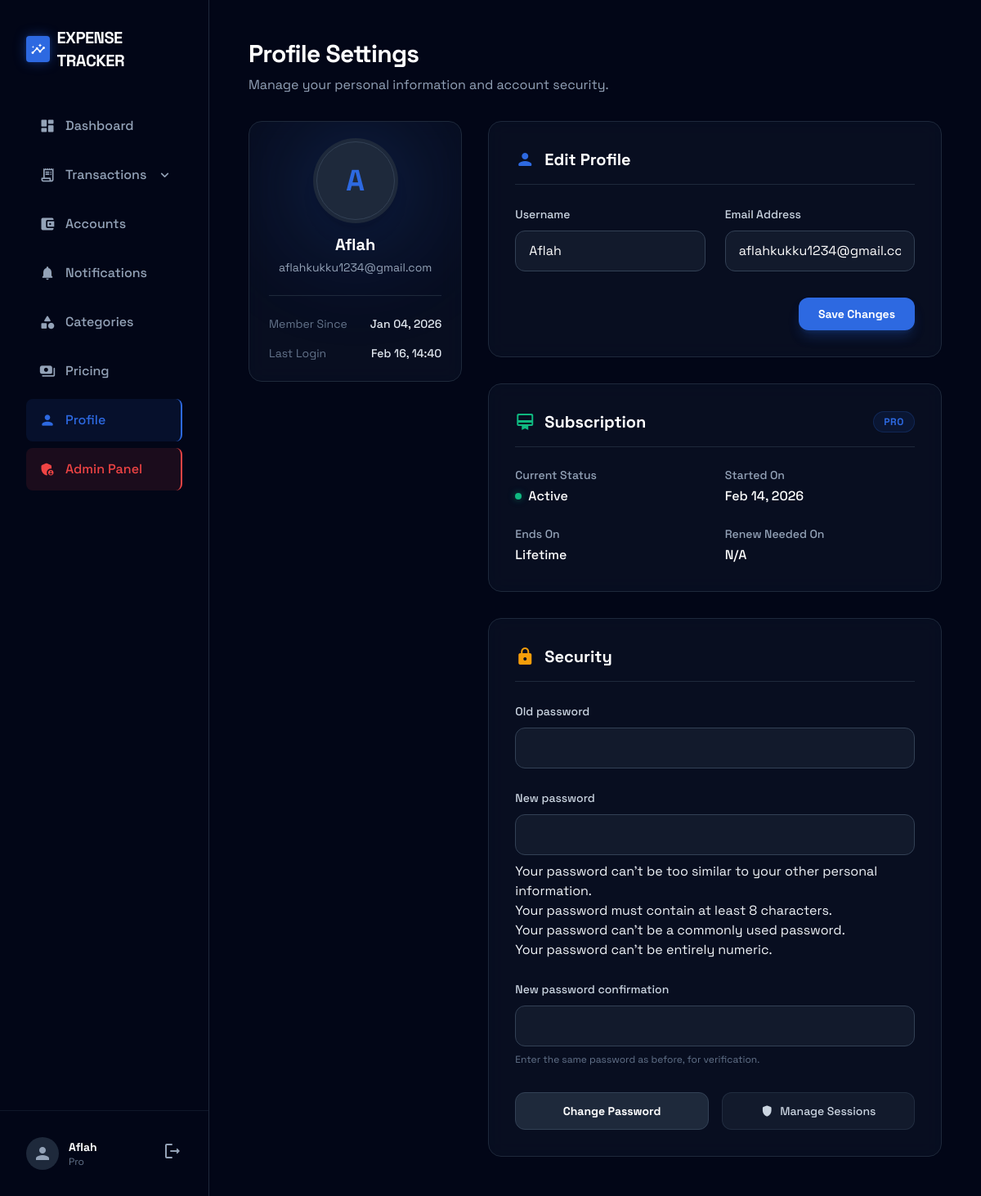
Page /users/profile/ (signed in) on the earlier database version.
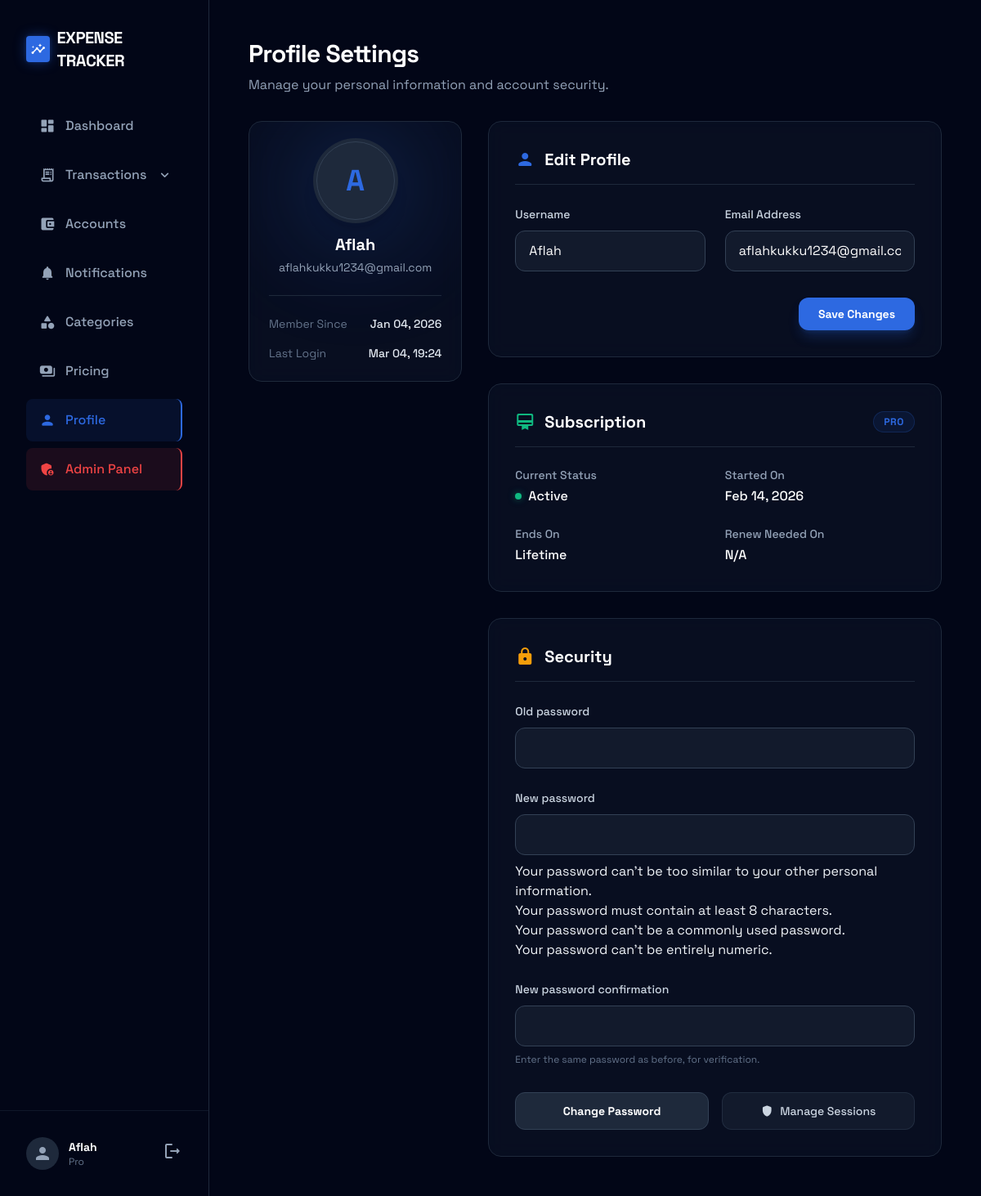
Same page on the later database version.
### apps/users/models.py (models this page shows, shortened)
class CustomUser(AbstractUser):
    email = models.EmailField(unique=True)
    phone = models.CharField(max_length=20, blank=True, null=True)
    is_frozen = models.BooleanField(default=False, help_text="Designates whether this user has been frozen.")
    force_logout_time = models.DateTimeField(null=True, blank=True, help_text="If set, user will be forced to logout if their session started before this time.")

### apps/subscriptions/models.py (models this page shows, shortened)
class UserSubscription(models.Model):
    STATUS_CHOICES = [
        ('ACTIVE', 'Active'),
        ('CANCELED', 'Canceled'),
        ('EXPIRED', 'Expired'),
    ]
    user = models.OneToOneField(settings.AUTH_USER_MODEL, on_delete=models.CASCADE, related_name='subscription')
    plan = models.ForeignKey(SubscriptionPlan, on_delete=models.PROTECT, related_name='subscriptions')
    status = models.CharField(max_length=20, choices=STATUS_CHOICES, default='ACTIVE')
    payment_status = models.CharField(max_length=20, default='PAID', help_text="Payment status (e.g., PAID, PENDING, FAILED)") # Added
    start_date = models.DateTimeField(default=timezone.now)
    end_date = models.DateTimeField(null=True, blank=True)
    is_active = models.BooleanField(default=True) # Added Redundant with status but requested
    pdf_exports_used = models.PositiveIntegerField(default=0)
    last_usage_reset = models.DateTimeField(default=timezone.now)
    created_at = models.DateTimeField(auto_now_add=True)
    updated_at = models.DateTimeField(auto_now=True)

class SubscriptionPlan(models.Model):
    PLAN_CHOICES = [
        ('BASIC', 'Basic (Free)'),
        ('PLUS', 'Plus'),
        ('PRO', 'Pro'),
    ]
    name = models.CharField(max_length=20, choices=PLAN_CHOICES, unique=True)
    price = models.DecimalField(max_digits=6, decimal_places=2, help_text="Monthly price")
    max_accounts = models.PositiveIntegerField(default=1, null=True, blank=True, help_text="Max number of accounts allowed. None for unlimited.")
    max_shared_accounts = models.PositiveIntegerField(default=0, null=True, blank=True, help_text="Max number of shared accounts allowed. None for unlimited.")
    pdf_export_limit = models.PositiveIntegerField(default=5, null=True, blank=True, help_text="Monthly PDF export limit. None means unlimited.")
    allow_export = models.BooleanField(default=False, help_text="Allow exporting to CSV/Excel") # Previously can_export_csv
    allow_advanced_analytics = models.BooleanField(default=False, help_text="Access to advanced analytics") # Previously has_advanced_analytics
    has_team_collaboration = models.BooleanField(default=False, help_text="Access to team tools")
    has_basic_app_features = models.BooleanField(default=True, help_text="Basic features like adding transactions")
    is_active = models.BooleanField(default=True)
    created_at = models.DateTimeField(auto_now_add=True)
    updated_at = models.DateTimeField(auto_now=True)

### apps/users/views.py (the view)
# urls.py: path('profile/', ProfileView.as_view(), name='profile'),
class ProfileView(LoginRequiredMixin, TemplateView):
    template_name = 'users/profile.html'
    def get_context_data(self, **kwargs):
        context = super().get_context_data(**kwargs)
        context['profile_form'] = ProfileUpdateForm(instance=self.request.user)
        context['password_form'] = PasswordChangeForm(self.request.user)
        return context

### templates/users/profile.html (shortened to what the changed rows need)
{% extends 'base.html' %}
{% load static %}
{% block content %}
<div class="max-w-7xl mx-auto">
    <div class="mb-8">
        <h1 class="text-3xl font-bold text-white tracking-tight mb-2">Profile Settings</h1>
    </div>
    <div class="grid grid-cols-1 lg:grid-cols-3 gap-8">
        <div class="lg:col-span-1">
            <div class="glass-card p-6 rounded-2xl border border-slate-800 relative overflow-hidden text-center sticky top-8">
                <div class="relative z-10">
                    <div class="w-24 h-24 mx-auto bg-slate-800 rounded-full flex items-center justify-center mb-4 ring-4 ring-slate-800 shadow-xl relative group cursor-default">
                        <span class="text-4xl font-bold text-primary">
                            {{ user.username|make_list|first|upper }}
                        </span>
                        <div class="absolute inset-0 rounded-full border border-slate-700"></div>
                    </div>
                    <h2 class="text-xl font-bold text-white mb-1">{{ user.username }}</h2>
                    <p class="text-slate-400 text-sm mb-6">{{ user.email }}</p>
                    <div class="border-t border-slate-800 pt-6 space-y-4 text-left">
                        <div class="flex justify-between items-center text-sm">
                            <span class="text-slate-500">Member Since</span>
                            <span class="text-slate-200 font-medium">{{ user.date_joined|date:"M d, Y" }}</span>
                        </div>
                        <div class="flex justify-between items-center text-sm">
                            <span class="text-slate-500">Last Login</span>
                            <span class="text-slate-200 font-medium">{{ user.last_login|date:"M d, H:i" }}</span>
                        </div>
                    </div>
                </div>
            </div>
        </div>
        <div class="lg:col-span-2 space-y-8">
            <div class="glass-card p-8 rounded-2xl border border-slate-800">
                <div class="flex items-center gap-3 mb-6 border-b border-slate-800 pb-4">
                    <h2 class="text-xl font-bold text-white">Edit Profile</h2>
                </div>
                <form method="post" action="{% url 'profile_update' %}" class="space-y-6">
                    <div class="grid grid-cols-1 md:grid-cols-2 gap-6">
                        <div class="space-y-2">
                            <label for="{{ profile_form.username.id_for_label }}" class="text-sm font-medium text-slate-300">Username</label>
                            <input type="text" name="{{ profile_form.username.name }}" id="{{ profile_form.username.id_for_label }}"
                                   value="{{ profile_form.username.value|default:'' }}"
                                   class="w-full bg-slate-800/50 border border-slate-700 text-white rounded-xl px-4 py-3 focus:ring-2 focus:ring-primary/50 focus:border-primary transition-all outline-none">
                        </div>
                        <div class="space-y-2">
                            <label for="{{ profile_form.email.id_for_label }}" class="text-sm font-medium text-slate-300">Email Address</label>
                            <input type="email" name="{{ profile_form.email.name }}" id="{{ profile_form.email.id_for_label }}"
                                   value="{{ profile_form.email.value|default:'' }}"
                                   class="w-full bg-slate-800/50 border border-slate-700 text-white rounded-xl px-4 py-3 focus:ring-2 focus:ring-primary/50 focus:border-primary transition-all outline-none">
                        </div>
                    </div>
                </form>
            </div>
            <div class="glass-card p-8 rounded-2xl border border-slate-800">
                <div class="flex items-center justify-between mb-6 border-b border-slate-800 pb-4">
                    <div class="flex items-center gap-3">
                        <span class="material-icons-round text-emerald-500">card_membership</span>
                        <h2 class="text-xl font-bold text-white">Subscription</h2>
                    </div>
                    <span class="px-3 py-1 rounded-full text-xs font-bold uppercase tracking-wider
                        {% if user.subscription.plan.name == 'PRO' %}bg-primary/10 text-primary border border-primary/20
                        {% elif user.subscription.plan.name == 'PLUS' %}bg-purple-500/10 text-purple-400 border border-purple-500/20
                        {% else %}bg-slate-700/50 text-slate-400 border border-slate-600/50{% endif %}">
                        {{ user.subscription.plan.get_name_display }}
                    </span>
                </div>
                <div class="space-y-6">
                    <div class="grid grid-cols-1 md:grid-cols-2 gap-6">
                        <div class="space-y-1">
                            <div class="flex items-center gap-2">
                                <span class="w-2 h-2 rounded-full {% if user.subscription.is_active %}bg-emerald-500 shadow-[0_0_8px_rgba(16,185,129,0.5)]{% else %}bg-red-500{% endif %}"></span>
                                <p class="text-white font-medium">{{ user.subscription.get_status_display }}</p>
                            </div>
                        </div>
                        <div class="space-y-1">
                            <p class="text-sm font-medium text-slate-400">
                                Started On
                            </p>
                            <p class="text-white font-medium">
                                {{ user.subscription.start_date|date:"M d, Y" }}
                            </p>
                        </div>
                    </div>
                </div>
            </div>
            <div class="glass-card p-8 rounded-2xl border border-slate-800">
                <div class="flex items-center gap-3 mb-6 border-b border-slate-800 pb-4">
                    <h2 class="text-xl font-bold text-white">Security</h2>
                </div>
            </div>
        </div>
    </div>
</div>
{% endblock %}

### templates/base.html (shortened to what the changed rows need)
{% load static %}
<!DOCTYPE html>
<html class="dark" lang="en">
<head>
    <script src="https://cdn.tailwindcss.com?plugins=forms,container-queries"></script>
    <link rel="stylesheet" href="{% static 'css/style.css' %}">
    <link rel="stylesheet" href="{% static 'css/animations.css' %}">
</head>
<body class="bg-background-light dark:bg-background-dark text-slate-900 dark:text-slate-100 font-display min-h-screen selection:bg-primary selection:text-white page-transition" hx-boost="true">
    {% if user.is_authenticated and not hide_sidebar %}
    <div class="flex min-h-screen">
        <aside class="fixed inset-y-0 left-0 w-64 bg-slate-950 border-r border-slate-800 z-10 hidden lg:block">
            <div class="p-8">
                <div class="flex items-center gap-2 mb-10">
                    <div class="w-8 h-8 bg-primary rounded flex items-center justify-center shadow-neon">
                        <span class="material-icons-round text-white text-lg">insights</span>
                    </div>
                    <span class="text-xl font-bold tracking-tight text-white uppercase">Expense Tracker</span>
                </div>
                <nav class="space-y-2">
                    <a class="flex items-center gap-3 px-4 py-3 rounded-lg {% if request.resolver_match.url_name == 'dashboard' %}bg-primary/10 text-primary border-r-2 border-primary{% else %}text-slate-400 hover:text-white hover:bg-slate-900{% endif %} transition-all hover-scale" href="{% url 'dashboard' %}">
                        <span class="material-icons-round text-xl">dashboard</span>
                        <span class="font-medium">Dashboard</span>
                    </a>
                    <details class="group" {% if 'transaction' in request.path %}open{% endif %}>
                        <summary class="flex items-center gap-3 px-4 py-3 rounded-lg cursor-pointer list-none {% if 'transaction' in request.path %}bg-slate-900 text-white{% else %}text-slate-400 hover:text-white hover:bg-slate-900{% endif %} transition-all select-none hover-scale">
                            <span class="material-icons-round text-xl">receipt_long</span>
                            <span class="font-medium flex-1">Transactions</span>
                            <span class="material-icons-round text-xl transition-transform duration-200 group-open:-rotate-180">expand_more</span>
                        </summary>
                    </details>
                    <a class="flex items-center gap-3 px-4 py-3 rounded-lg {% if 'accounts' in request.path %}bg-primary/10 text-primary border-r-2 border-primary{% else %}text-slate-400 hover:text-white hover:bg-slate-900{% endif %} transition-all hover-scale" href="{% url 'manage_accounts' %}">
                        <span class="material-icons-round text-xl">account_balance_wallet</span>
                        <span class="font-medium">Accounts</span>
                    </a>
                    <a class="flex items-center gap-3 px-4 py-3 rounded-lg {% if 'notifications' in request.path %}bg-primary/10 text-primary border-r-2 border-primary{% else %}text-slate-400 hover:text-white hover:bg-slate-900{% endif %} transition-all hover-scale" href="{% url 'notifications:list' %}">
                        <span class="material-icons-round text-xl">notifications</span>
                        <span class="font-medium">Notifications</span>
                    </a>
                    <a class="flex items-center gap-3 px-4 py-3 rounded-lg {% if 'categories' in request.path %}bg-primary/10 text-primary border-r-2 border-primary{% else %}text-slate-400 hover:text-white hover:bg-slate-900{% endif %} transition-all hover-scale" href="{% url 'category_list' %}">
                        <span class="material-icons-round text-xl">category</span>
                        <span class="font-medium">Categories</span>
                    </a>
                    <a class="flex items-center gap-3 px-4 py-3 rounded-lg {% if 'pricing' in request.path %}bg-primary/10 text-primary border-r-2 border-primary{% else %}text-slate-400 hover:text-white hover:bg-slate-900{% endif %} transition-all hover-scale" href="{% url 'pricing' %}">
                        <span class="material-icons-round text-xl">payments</span>
                        <span class="font-medium">Pricing</span>
                    </a>
                    <a class="flex items-center gap-3 px-4 py-3 rounded-lg {% if 'profile' in request.path %}bg-primary/10 text-primary border-r-2 border-primary{% else %}text-slate-400 hover:text-white hover:bg-slate-900{% endif %} transition-all hover-scale" href="{% url 'profile' %}">
                        <span class="material-icons-round text-xl">person</span>
                        <span class="font-medium">Profile</span>
                    </a>
                    {% if user.is_staff or user.is_superuser %}
                    <a class="flex items-center gap-3 px-4 py-3 rounded-lg bg-red-500/10 text-red-500 border-r-2 border-red-500 transition-all mt-4 hover-scale" href="/custom-admin/">
                        <span class="material-icons-round text-xl">admin_panel_settings</span>
                        <span class="font-medium">Admin Panel</span>
                    </a>
                    {% endif %}
                </nav>
            </div>
            <div class="absolute bottom-0 left-0 w-full p-8 border-t border-slate-900">
                <div class="flex items-center justify-between gap-3">
                    <div class="flex items-center gap-3">
                        <div class="w-10 h-10 rounded-full bg-slate-800 overflow-hidden flex items-center justify-center">
                            {% if user.profile.avatar %}
                                <img src="{{ user.profile.avatar.url }}" alt="Profile" class="w-full h-full object-cover">
                            {% else %}
                                <span class="material-icons text-slate-400">person</span>
                            {% endif %}
                        </div>
                        <div class="overflow-hidden">
                            <p class="text-sm font-bold text-white truncate w-24">{{ user.username }}</p>
                            <p class="text-xs text-slate-500">{{ user.subscription.plan.get_name_display }}</p>
                        </div>
                    </div>
                     <form action="{% url 'logout' %}" method="post">
                        <button type="submit" class="text-slate-400 hover:text-white transition-colors" title="Logout">
                            <span class="material-icons-round">logout</span>
                        </button>
                    </form>
                </div>
            </div>
        </aside>
        <main class="lg:ml-64 flex-1 p-6 lg:p-12 pb-24 lg:pb-12 bg-slate-950 relative overflow-hidden min-h-screen w-full">
    {% endif %}
    {% block content %}{% endblock %}
    {% if user.is_authenticated and not hide_sidebar %}
        </main>
    </div>
    {% endif %}
</body>
</html>

Differences in the rows shown:
changed CustomUser "Aflah": last_login "Feb 16, 14:40" → "Mar 04, 19:24"
